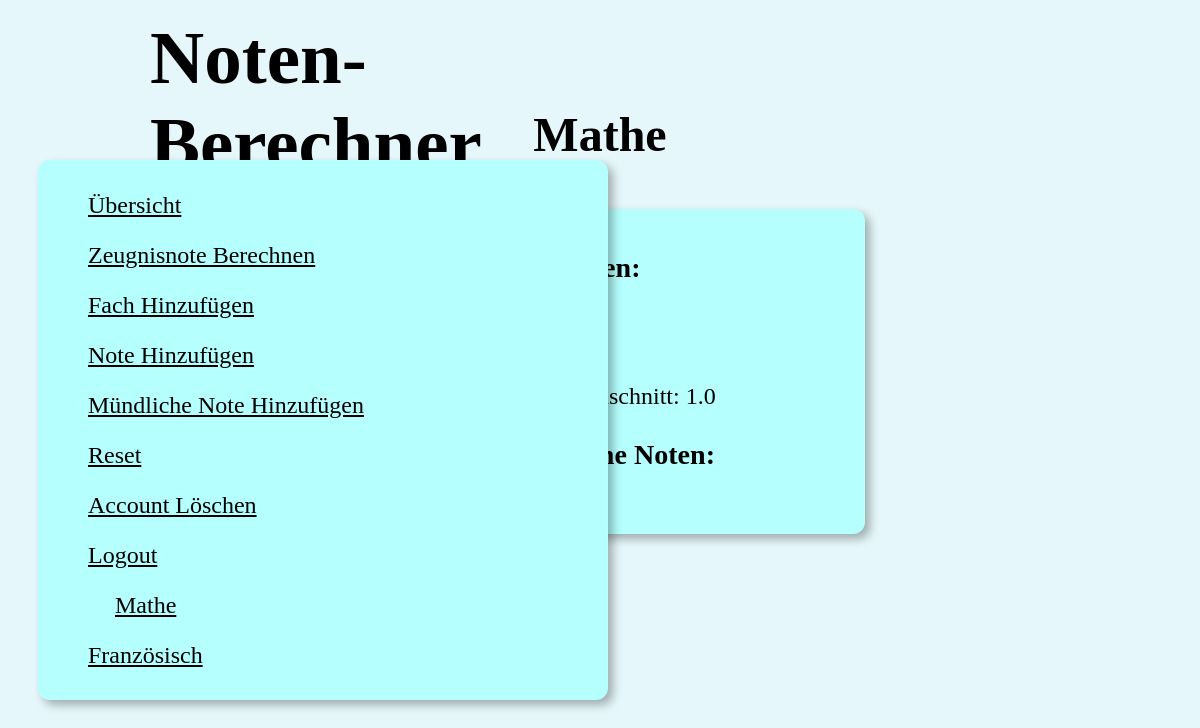
/fach_uebersicht/Mathe (signed in), run on an earlier commit of the app's database.
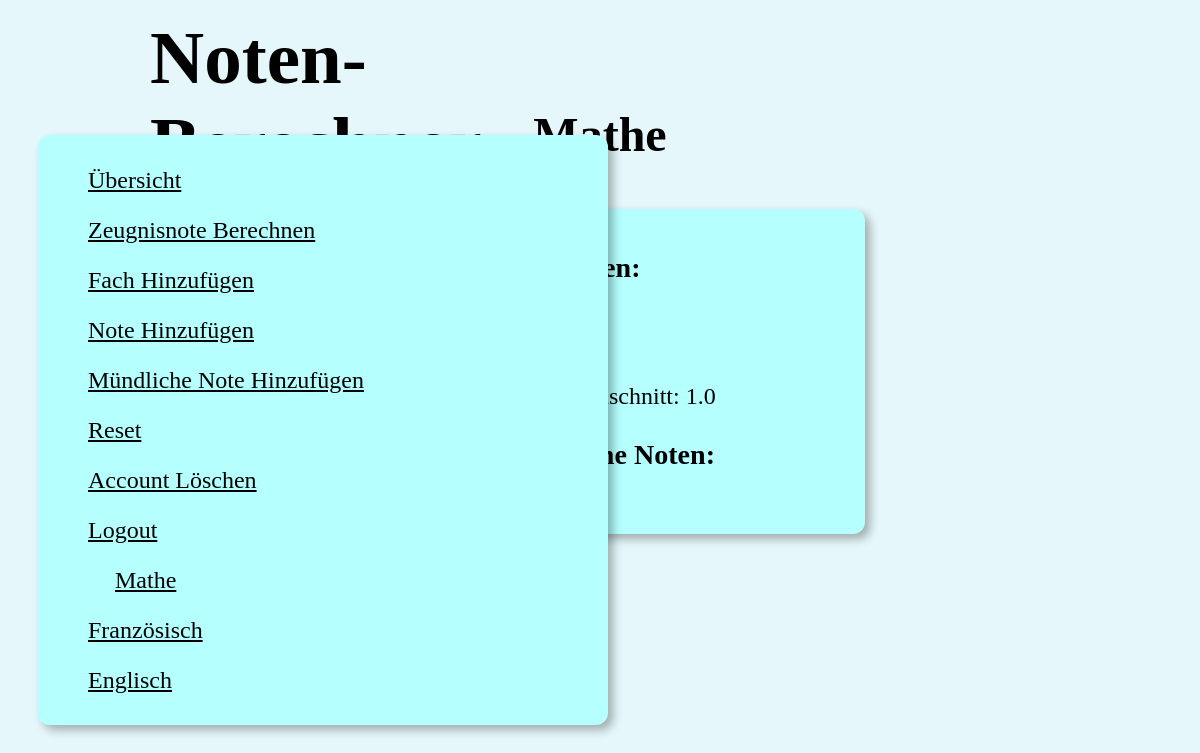
And on a later commit of the database.
### main.py (models this page shows)
class Fach(db.Model):
    id = db.Column(db.Integer, primary_key=True)
    name = db.Column(db.String(80), nullable=False)
    noten = db.relationship('Note', backref = 'fach', lazy = 'dynamic')
    muendliche_noten = db.relationship('Muendliche_Note', backref = 'fach', lazy = 'dynamic')
    user_id = db.Column(db.Integer, db.ForeignKey('user.id'), nullable=False)

### main.py (the view)
@app.route('/fach_uebersicht/<string:subject>')
def fach_uebersicht(subject):
    subjects = Fach.query.filter_by(user_id=current_id).all()
    subject_obj = Fach.query.filter_by(name=subject, user_id=current_id).first()
    noten = Note.query.filter_by(fach_id=subject_obj.id).all()
    muendliche_noten = Muendliche_Note.query.filter_by(fach_id=subject_obj.id).all()
    muendliche_noten_avg =  None
    noten_avg = None
    if len(noten)>0:
        noten_avg = sum([note.wert for note in noten]) / len(noten)
    if len(muendliche_noten)>0:
        muendliche_noten_avg = sum([muendliche_note.wert for muendliche_note in muendliche_noten]) / len(muendliche_noten)
    return render_template('fachuebersicht.html', fach_uebersicht=True, subjects=subjects, noten_avg=noten_avg, muendliche_noten_avg=muendliche_noten_avg, subject=subject_obj, noten=noten, muendliche_noten=muendliche_noten)

### main.py (called while the page is built)
@login_manager.user_loader
def loader_user(user_id):
    return User.query.get(user_id)

### templates/fachuebersicht.html (shortened to what this page needs)
{% extends "base.html" %}
{% block title %}{{ subject.name }}{% endblock %}
{% block subject_links %}
{{ super() }}
{% endblock %}
{% block content %}
<div class="content">
    <h3>Noten:</h3>
    <ol>
        {% for grade in noten %}
            <li>{{ grade.wert }}</li>
        {% endfor %}
    </ol>
    {% if noten_avg %}
    <p>Noten Durchschnitt: {{ noten_avg }}</p>
    {% endif %}
    <h3>Muendliche Noten:</h3>
    <ol>
    </ol>
</div>
{% endblock %}

### templates/base.html (shortened to what this page needs)
<!DOCTYPE html>
<html lang="de">
<head>
    <link rel="stylesheet" href="{{ url_for('static', filename='style.css') }}">
</head>
<body>
    <h1 class="ultimate-heading">Noten-Berechner</h1>
    <h1 class="heading">{% block title %}{% endblock %}</h1>
    <div class="links-div">
        <a class="link {{ signedin }}" href="/signedin">Übersicht</a><br>
        <a class="link {{ zeugnisnote }}" href="/zeugnisnote">Zeugnisnote Berechnen</a><br>
        <a class="link {{ fach_hinzufügen }}" href="/fach_hinzufügen">Fach Hinzufügen</a><br>
        <a class="link {{ note_hinzufügen }}" href="/note_hinzufügen">Note Hinzufügen</a><br>
        <a class="link {{ muendliche_note_hinzufügen }}" href="/muendliche_note_hinzufügen">Mündliche Note Hinzufügen</a><br>
        <a class="link {{ reset }}" href="/reset">Reset</a><br>
        <a class="link {{ delete }}" href="/delete">Account Löschen</a><br>
        <a class="link {{ logout }}" href="/logout">Logout</a><br>
        {% block subject_links %}
        {% for subject2 in subjects %}
        {% if subject2 != subject %}
        <a class="link" href="/fach_uebersicht/{{ subject2.name }}">{{ subject2.name }}</a><br>
        {% else %}
        <a class="link active" href="/fach_uebersicht/{{ subject2.name }}">{{ subject2.name }}</a><br>
        {% endif %}
        {% endfor %}
        {% endblock %}
    </div>
    {% block content %}
    {% endblock %}
</body>
</html>

What changed in the data, as far as the page shows it:
added Fach: name "Englisch"
